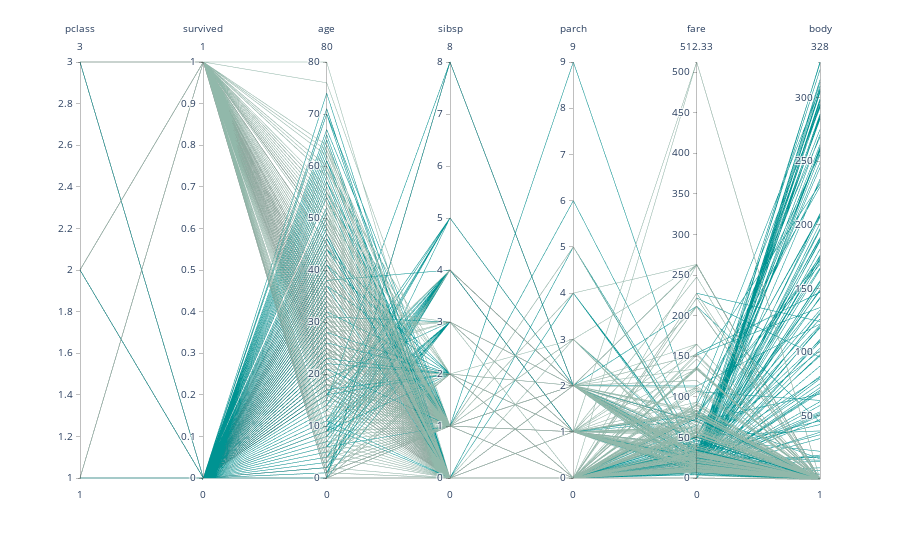

The cell this chart's notebook holds for it:
### Code cell
# Import the library
import plotly.express as px
import pandas as pd

df = pd.read_csv("titanic passenger list.csv")

# Create the chart:
fig = px.parallel_coordinates(
    df, 
    color="survived", 
    labels={"pclass": "pclass","survived": "survived", "name": "name", "sex": "sex", "age": "age", 
           "sibsp": "sibsp","parch": "parch", "ticket": "ticket", "fare": "fare", "age": "age", 
           "cabin": "cabin","embarked": "embarked", "boat": "boat", "body": "body", "home.dest": "home.dest"},
    color_continuous_scale=px.colors.diverging.Tealrose,
    color_continuous_midpoint=2)

# Hide the color scale that is useless in this case
fig.update_layout(coloraxis_showscale=False)

# Show the plot
fig.show()

### Figure 1 — Plotly figure (JSON) as saved in the notebook; plotly's stock layout.template omitted (floating-point values rounded to 4 significant figures; data arrays with more than 128 entries replaced by an {"elided": "..."} marker saying what was removed)
{"data": [{"dimensions": [{"label": "pclass", "values": {"elided": "1309 int values"}}, {"label": "survived", "values": {"elided": "1309 int values"}}, {"label": "age", "values": {"elided": "1309 int values"}}, {"label": "sibsp", "values": {"elided": "1309 int values"}}, {"label": "parch", "values": {"elided": "1309 int values"}}, {"label": "fare", "values": {"elided": "1309 float values"}}, {"label": "body", "values": {"elided": "1309 int values"}}], "domain": {"x": [0, 1], "y": [0, 1]}, "line": {"color": {"elided": "1309 int values"}, "coloraxis": "coloraxis"}, "name": "", "type": "parcoords"}], "layout": {"coloraxis": {"cmid": 2, "colorbar": {"title": {"text": "survived"}}, "colorscale": [[0, "rgb(0, 147, 146)"], [0.1667, "rgb(114, 170, 161)"], [0.3333, "rgb(177, 199, 179)"], [0.5, "rgb(241, 234, 200)"], [0.6667, "rgb(229, 185, 173)"], [0.8333, "rgb(217, 137, 148)"], [1, "rgb(208, 88, 126)"]], "showscale": false}, "legend": {"tracegroupgap": 0}, "margin": {"t": 60}}}
